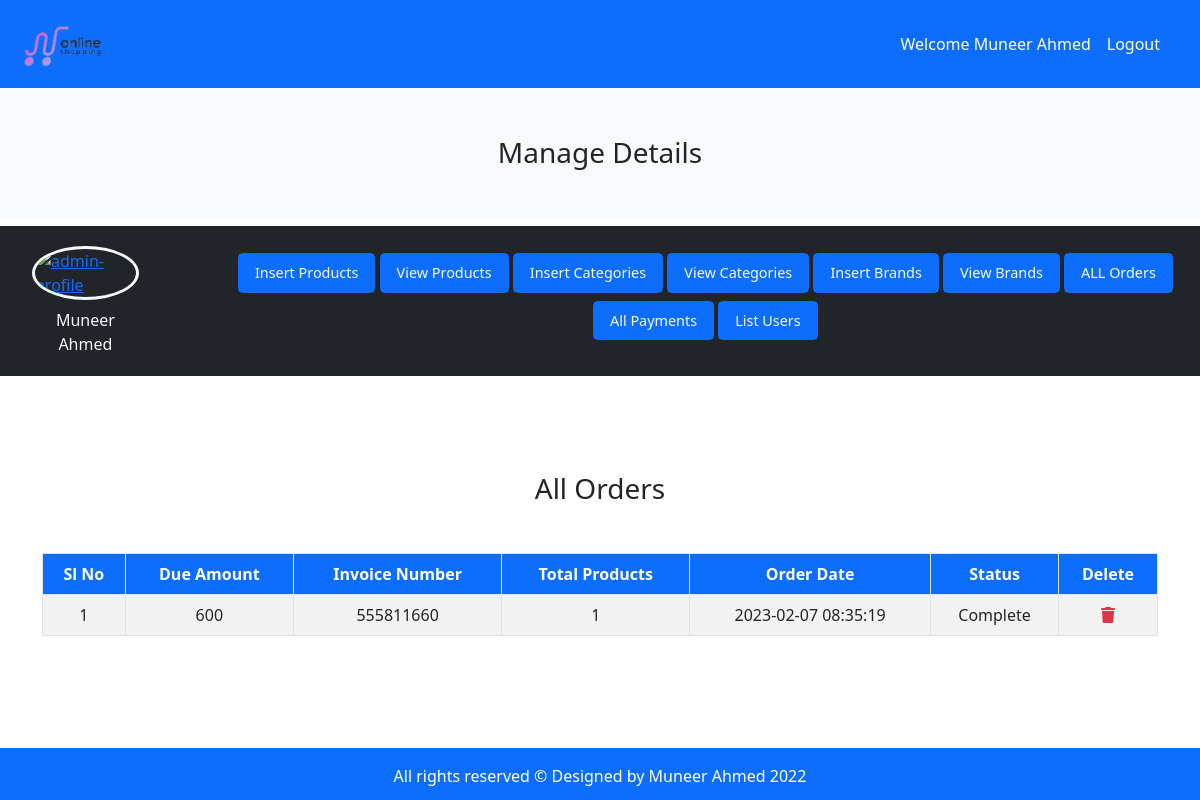
/Admin/index.php?list_orders (signed in), run on the app's committed database.
### tables this page shows
CREATE TABLE `user_orders` (
  `order_id` int(11) NOT NULL,
  `user_id` int(11) NOT NULL,
  `due_amount` int(255) NOT NULL,
  `invoice_number` int(255) NOT NULL,
  `total_products` int(255) NOT NULL,
  `order_date` timestamp NOT NULL DEFAULT current_timestamp() ON UPDATE current_timestamp(),
  `order_status` varchar(255) NOT NULL
);

### Admin/list_orders.php (the view, shortened to what this page needs)
    <?php
    $get_orders = "SELECT * FROM user_orders";
    $result = mysqli_query($connection, $get_orders);
    $row_count = mysqli_num_rows($result);
    if($row_count == 0) {
        echo "<div class='text-center pb-5'>
        <img src='../products/records.png' alt='not-found' class='w-25'>
        <h2 class='text-danger text-center mt-2'>No Orders Yet.</h2>
        </div>";
    } else {
        echo "
        <h3 class='text-center'>All Orders</h3>
        <table class='table table-bordered mt-5 table-striped text-center'>
        <thead class='bg-primary text-white'>
        <tr>
        <th>Sl No</th>
        <th>Due Amount</th>
        <th>Invoice Number</th>
        <th>Total Products</th>
        <th>Order Date</th>
        <th>Status</th>
        <th>Delete</th>
        </tr>
        </thead>
        <tbody>";
        $number = 0;
        while($row_data=mysqli_fetch_assoc($result)){
            $order_id = $row_data['order_id'];
            $due_amount = $row_data['due_amount'];
            $invoice_number = $row_data['invoice_number'];
            $total_products = $row_data['total_products'];
            $order_date = $row_data['order_date'];
            $order_status = $row_data['order_status'];
            $number++;
            echo "
            <tr>
            <td>$number</td>
            <td>$due_amount</td>
            <td>$invoice_number</td>
            <td>$total_products</td>
            <td>$order_date</td>
            <td>$order_status</td>
            <td><a href='index.php?delete_orders=$order_id'><i class='fa-solid fa-trash text-danger'></i></a></td>
            </tr>";
        }
    }
    ?>
    </tbody>
</table>

### style.css (style rules this page uses)
* { margin: 0; padding: 0; box-sizing: border-box; }
body { overflow-x: hidden; }

### data on the page
user_orders: due_amount "600", invoice_number "555811660", total_products "1", order_date "2023-02-07 08:35:19", order_status "Complete"

### other printed values
$_SESSION['admin_username'] "Muneer Ahmed"
